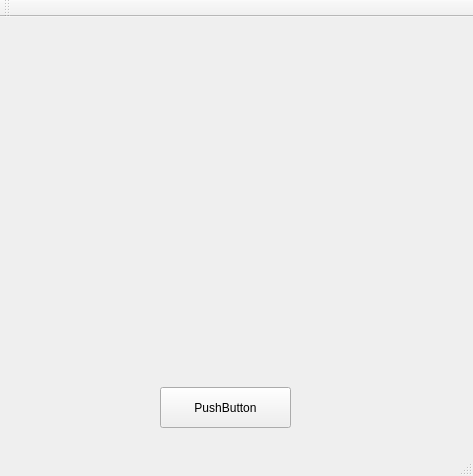
<?xml version="1.0" encoding="UTF-8"?>
<ui version="4.0">
 <class>domesdayDuplicator</class>
 <widget class="QMainWindow" name="domesdayDuplicator">
  <property name="geometry">
   <rect>
    <x>0</x>
    <y>0</y>
    <width>473</width>
    <height>476</height>
   </rect>
  </property>
  <property name="windowTitle">
   <string>Domesday Duplicator Capture</string>
  </property>
  <widget class="QWidget" name="centralWidget">
   <widget class="QPushButton" name="transferButton">
    <property name="geometry">
     <rect>
      <x>160</x>
      <y>370</y>
      <width>131</width>
      <height>41</height>
     </rect>
    </property>
    <property name="text">
     <string>PushButton</string>
    </property>
   </widget>
  </widget>
  <widget class="QMenuBar" name="menuBar">
   <property name="geometry">
    <rect>
     <x>0</x>
     <y>0</y>
     <width>473</width>
     <height>19</height>
    </rect>
   </property>
  </widget>
  <widget class="QToolBar" name="mainToolBar">
   <attribute name="toolBarArea">
    <enum>TopToolBarArea</enum>
   </attribute>
   <attribute name="toolBarBreak">
    <bool>false</bool>
   </attribute>
  </widget>
  <widget class="QStatusBar" name="statusBar"/>
 </widget>
 <layoutdefault spacing="6" margin="11"/>
 <resources/>
 <connections/>
</ui>
